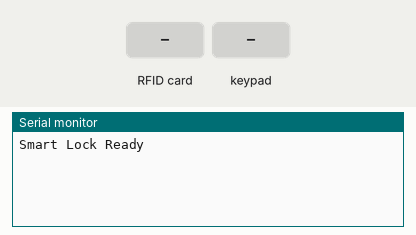
Bench run of a sketch on a simulated Arduino Uno, built with avr-gcc and run on an emulated ATmega328P. Parts: the last lines printed to the serial monitor. The inputs (shaded band) are chosen by the test bench.

Above: at 1.2 s.
1.3 s: RFID card 71 AD 89 1B held to the reader
At 2.5 s:
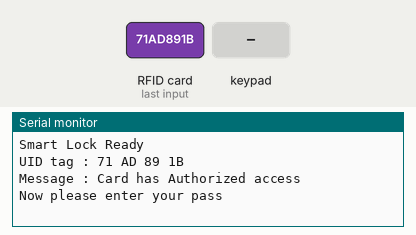
2.8 s: key '0' pressed
At 3.6 s:
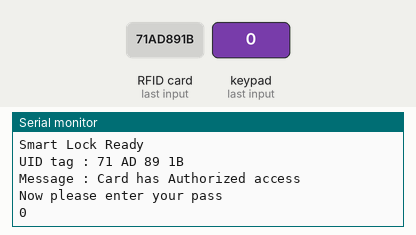
4.3 s: key 'B' pressed
At 4.8 s:
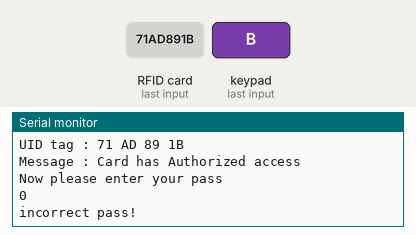
5.8 s: RFID card 5E 7A 19 C4 held to the reader
At 7.2 s:
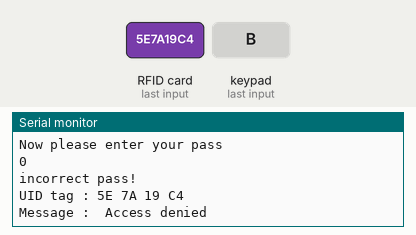

Measured:
- after the input at 1.3 s, the serial monitor: prints a new line at once (image 1)
- after the input at 2.8 s, the serial monitor: prints a new line at once (image 2)
- after the input at 4.3 s, the serial monitor: prints a new line at once (image 3)
- after the input at 5.8 s, the serial monitor: prints a new line at once (image 4)

The sketch:

sketch_SmartLockWithLCD.ino
```cpp
/*
 This sketch is a simple calculator(supports only one operator or less)

  The LCD circuit:

 * LCD pin 1(vss) to gnd
 * LCD pin 2(vcc) to 220Ohm resistor (resistors other pin is connected to 5V)
 * LCD pin 3(V0 -display contrast pin-) to gnd
 * LCD pin 4(RS -register select-) to D6 (arduino)
 * LCD pin 5(R/w) to gnd
 * LCD pin 6(Enable)  to D7 (arduino)
 * LCD pin 7 (Data0) -> unused
 * LCD pin 8 (Data1) -> unused
 * LCD pin 9 (Data2) -> unused
 * LCD pin 10(Data3) -> unused
 * LCD pin 11(Data4) to D2 (arduino)
 * LCD pin 12(Data5) to D3 (arduino)
 * LCD pin 13(Data6) to D4 (arduino)
 * LCD pin 14(Data7) to D5 (arduino)
 * LCD pin 15(Anode) to 10K potentiometer's middle pin(output)->I actually used a 100k potentiometer and changed its value in range of 1k to 10k only (i didnt have a 10k pot)
 * LCD pin 16(Cathode) to 5v
*/

// include the library code:
#include <LiquidCrystal.h>
#include <SPI.h>
#include <MFRC522.h>
#include <Keypad.h>

const byte ROWS = 3; //three rows
const byte COLS = 4; //four columns
char keys[ROWS][COLS] = {
  {'0','1','2','3'},
  {'4','5','6','7'},
  {'8','9','A','B'}
};
byte rowPins[ROWS] = {8, A0, A1}; //connect to the row pinouts of the keypad
byte colPins[COLS] = {A2, A3, A4, A5}; //connect to the column pinouts of the keypad
Keypad keypad = Keypad( makeKeymap(keys), rowPins, colPins, ROWS, COLS );
#define SS_PIN 10
#define RST_PIN 9
MFRC522 mfrc522(SS_PIN, RST_PIN);   // Create MFRC522 instance.

const int rs = 6, en = 7, d4 = 2, d5 = 3, d6 = 4, d7 = 5;
LiquidCrystal lcd(rs, en, d4, d5, d6, d7);

String input = "";


bool getPass = false;
void setup()
{
  Serial.begin(9600);   // Initiate a serial communication
  SPI.begin();      // Initiate  SPI bus
  mfrc522.PCD_Init();   // Initiate MFRC522
  Serial.println("Smart Lock Ready");
  Serial.println();

  lcd.clear();
  lcd.setCursor(0, 0);
  lcd.print("Smart Lock Ready");

}
void loop()
{
  if(getPass){
    char key = keypad.getKey();
      if (key != NO_KEY){
        if( key =='A'){
          //delete key pressed
          if (input.length()!=0){
            input = input.substring(0, input.length()-1);
          }
          Serial.println(input);
          lcd.clear();
          lcd.setCursor(0, 0);
          lcd.print(input);
        }else if( key =='B'){
          // = key pressed, start calculating
          if(input =="9831023"){
            Serial.println("correct pass!");
            lcd.clear();
            lcd.setCursor(0, 0);
            lcd.print("correct pass!");

          }else{
            Serial.println("incorrect pass!");
            lcd.clear();
            lcd.setCursor(0, 0);
            lcd.print("incorrect pass!");
          }
          input="";
          getPass = false;
        }else{
          input = String(input + String(key));
          Serial.println(input);
          lcd.clear();
          lcd.setCursor(0, 0);
          lcd.print(input);
        }
      }
  }else{

    // Look for new cards
    if ( ! mfrc522.PICC_IsNewCardPresent())
    {
      return;
    }
    // Select one of the cards
    if ( ! mfrc522.PICC_ReadCardSerial())
    {
      return;
    }
    //Show UID on serial monitor
    Serial.print("UID tag :");
    String content= "";
    byte letter;
    for (byte i = 0; i < mfrc522.uid.size; i++)
    {
       Serial.print(mfrc522.uid.uidByte[i] < 0x10 ? " 0" : " ");
       Serial.print(mfrc522.uid.uidByte[i], HEX);
       content.concat(String(mfrc522.uid.uidByte[i] < 0x10 ? " 0" : " "));
       content.concat(String(mfrc522.uid.uidByte[i], HEX));
    }
    Serial.println();
    Serial.print("Message : ");
    content.toUpperCase();
    if (content.substring(1) == "71 AD 89 1B")
    {
      Serial.println("Card has Authorized access");
      Serial.println("Now please enter your pass");
      lcd.clear();
      lcd.setCursor(0, 0);
      lcd.print("Card has Authorized access");
      delay(1000);
      lcd.clear();
      lcd.setCursor(0, 0);
      lcd.print("Now please enter your pass");

      input = "";
      getPass = true;

    }else{
      Serial.println(" Access denied");
      lcd.clear();
      lcd.setCursor(0, 0);
      lcd.print(" Access denied");

      delay(3000);
    }
  }
}
```
